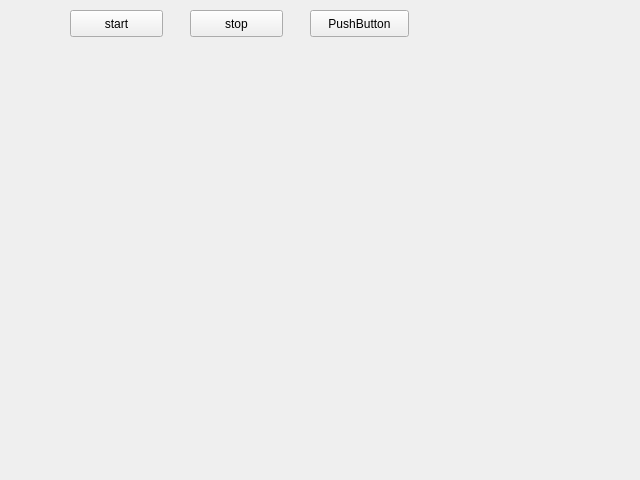
<?xml version="1.0" encoding="UTF-8"?>
<ui version="4.0">
 <class>Camera</class>
 <widget class="QWidget" name="Camera">
  <property name="geometry">
   <rect>
    <x>0</x>
    <y>0</y>
    <width>640</width>
    <height>480</height>
   </rect>
  </property>
  <property name="windowTitle">
   <string>Camera</string>
  </property>
  <widget class="QPushButton" name="pbt_start">
   <property name="geometry">
    <rect>
     <x>70</x>
     <y>10</y>
     <width>93</width>
     <height>27</height>
    </rect>
   </property>
   <property name="text">
    <string>start</string>
   </property>
  </widget>
  <widget class="QPushButton" name="pbt_stop">
   <property name="geometry">
    <rect>
     <x>190</x>
     <y>10</y>
     <width>93</width>
     <height>27</height>
    </rect>
   </property>
   <property name="text">
    <string>stop</string>
   </property>
  </widget>
  <widget class="QPushButton" name="pushButton">
   <property name="geometry">
    <rect>
     <x>310</x>
     <y>10</y>
     <width>99</width>
     <height>27</height>
    </rect>
   </property>
   <property name="text">
    <string>PushButton</string>
   </property>
  </widget>
 </widget>
 <layoutdefault spacing="6" margin="11"/>
 <resources/>
 <connections/>
</ui>
